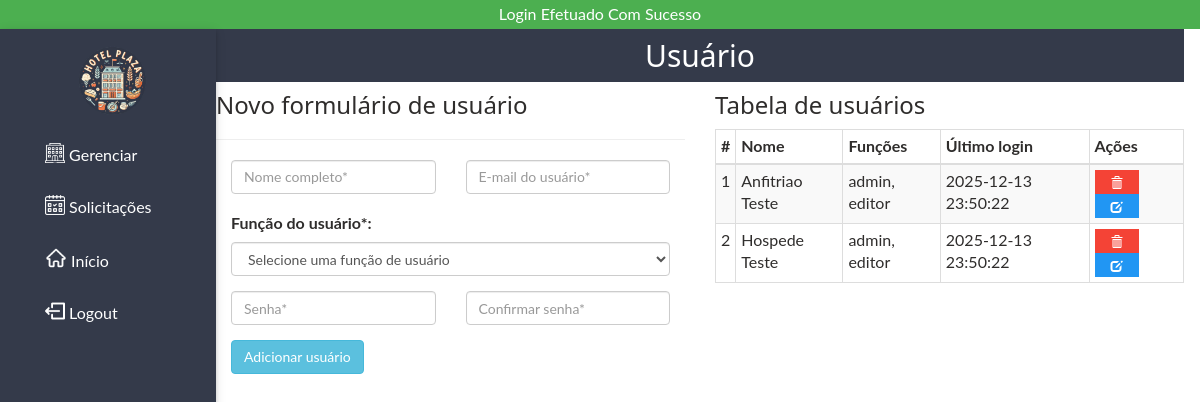
The page /admin/users.php (signed in) on the database its author committed.
### tables this page shows
CREATE TABLE IF NOT EXISTS users (
  id INT(11) NOT NULL AUTO_INCREMENT,
  full_name VARCHAR(255) NOT NULL,
  email VARCHAR(255) NOT NULL,
  telefone VARCHAR(11) NOT NULL,
  documento VARCHAR(11) NOT NULL,
  observacao VARCHAR(255) NULL,
  endereco VARCHAR(255) NULL,
  password VARCHAR(80) NOT NULL,
  join_date DATETIME NOT NULL DEFAULT CURRENT_TIMESTAMP,
  last_login DATETIME NOT NULL,
  permissions VARCHAR(255) NOT NULL,
  PRIMARY KEY (id)
);

### admin/users.php (the view, shortened to what this page needs)
<?php
require_once $_SERVER['DOCUMENT_ROOT'] . '/ht/core/core.php';
include 'includes/header.php';
include 'includes/navigation.php';
$sql = "SELECT * FROM users";
$result = $db->query($sql);
$row_count = 1;
$name = '';
$email = '';
?>
<div class="w3-container w3-main" style="margin-left:200px">
    <header class="w3-container" style="background-color:#343a4a;">
        <h2 class="text-center" style="color:white">Usuário</h2>
    </header>
    <div class="row">
        <div class="col-md-6">
            <h3 class="">Novo formulário de usuário</h3>
            <hr>
            <form action="users.php" method="POST" class="form" id="add_user">
                <div class="col-sm-6">
                    <div class="form-group">
                        <input type="text" value="<?= $name; ?>" name="name" class="form-control" placeholder="Nome completo*">
                    </div>
                </div>
                <div class="col-sm-6">
                    <div class="form-group">
                        <input type="email" value="<?= $email; ?>" name="email" class="form-control" placeholder="E-mail do usuário*">
                    </div>
                </div>
                <div class="col-sm-12">
                    <div class="form-group">
                        <label for="role">Função do usuário*:</label>
                        <select id="permission" name="role" class="form-control">
                            <option value="" selected>Selecione uma função de usuário</option>
                        </select>
                    </div>
                </div>
                <div class="col-sm-6 form-group">
                    <input type="password" name="password" class="form-control" placeholder="Senha*">
                </div>
                <div class="col-sm-6 form-group">
                    <input type="password" name="password2" class="form-control" placeholder="Confirmar senha*">
                </div>
                <div class="col-sm-12">
                    <input type="submit" class="btn btn-info" name="<?= (isset($_GET['edit'])) ? 'edit' : 'add'; ?>" value="<?= (isset($_GET['edit'])) ? 'Editar usuário' : 'Adicionar usuário'; ?>">
                </div>
            </form>
        </div>
        <div class="col-md-6">
            <h3>Tabela de usuários</h3>
            <table class="table table-striped table-condensed table-bordered">
                <thead>
                    <tr>
                        <th>#</th>
                        <th>Nome</th>
                        <th>Funções</th>
                        <th>Último login</th>
                        <th>Ações</th>
                    </tr>
                </thead>
                <tbody>
                    <?php while ($rows = mysqli_fetch_assoc($result)): ?>
                        <tr>
                            <td><?= $row_count++; ?></td>
                            <td><?= $rows['full_name']; ?></td>
                            <td><?= $rows['permissions']; ?></td>
                            <td><?= $rows['last_login']; ?></td>
                            <td>
                                <a href="users.php?delete=<?= $rows['id']; ?>" class="w3-btn w3-small w3-red"><span class="glyphicon glyphicon-trash"></span></a>
                                <a href="users.php?edit=<?= $rows['id']; ?>" class="w3-btn w3-small w3-blue"><span class="glyphicon glyphicon-edit"></span></a>
                            </td>
                        </tr>
                    <?php endwhile; ?>
                </tbody>
            </table>
        </div>
    </div>
</div>
</body>
</html>

### admin/css/w3.css (style rules this page uses)
* { -webkit-box-sizing:border-box;-moz-box-sizing:border-box;box-sizing:border-box }
html { -ms-text-size-adjust:100%;-webkit-text-size-adjust:100% }
body { margin:0 }
article,aside,details,figcaption,figure,footer,header,hgroup,main,menu,nav,section,summary { display:block }
a { -webkit-tap-highlight-color:transparent;background-color:transparent }
hr { -moz-box-sizing:content-box;box-sizing:content-box }
button,input,optgroup,select,textarea { color:inherit;font:inherit;margin:0 }
button,select { text-transform:none }
button,html input[type=button],input[type=reset],input[type=submit] { -webkit-appearance:button;cursor:pointer }
html,body { font-family:Verdana,sans-serif;font-size:15px;line-height:1.5 }
h1,h2,h3,h4,h5,h6,.w3-slim,.w3-wide { font-family:"Segoe UI",Arial,sans-serif }
h2 { font-size:30px }
h3 { font-size:24px }
h1,h2,h3,h4,h5,h6 { font-weight:400;margin:10px 0 }
hr { height:0;border:0;border-top:1px solid #eee;margin:20px 0 }
a { color:inherit }
table { border-collapse:collapse;border-spacing:0;width:100%;display:table }
table,th,td { border:none }
.w3-btn,.w3-btn-block { border:none;display:inline-block;outline:0;padding:6px 16px;vertical-align:middle;overflow:hidden;text-decoration:none !important;color:#fff;background-color:#000;text-align:center;cursor:pointer;white-space:nowrap }
.w3-btn,.w3-btn-floating,.w3-btn-floating-large { -webkit-touch-callout:none;-webkit-user-select:none;-khtml-user-select:none;-moz-user-select:none;-ms-user-select:none;user-select:none; }
.w3-navbar a,.w3-topnav a,.w3-sidenav a,.w3-dropnav a,.w3-pagination li a,.w3-hoverable tbody tr,.w3-btn,.w3-btn-floating,.w3-btn-floating-large,.w3-hover-opacity,.w3-hover-shadow,.w3-accordion-content a,.w3-dropdown-content a,.w3-dropdown-click:hover,.w3-dropdown-hover:hover,.w3-opennav,.w3-closenav,.w3-closebtn, .w3-hover-amber,.w3-hover-aqua,.w3-hover-blue,.w3-hover-light-blue,.w3-hover-brown,.w3-hover-cyan,.w3-hover-blue-grey,.w3-hover-green,.w3-hover-light-green,.w3-hover-indigo,.w3-hover-khaki,.w3-hover-lime,.w3-hover-orange,.w3-hover-deep-orange,.w3-hover-pink, .w3-hover-purple,.w3-hover-deep-purple,.w3-hover-red,.w3-hover-sand,.w3-hover-teal,.w3-hover-yellow,.w3-hover-white,.w3-hover-black,.w3-hover-grey,.w3-hover-light-grey,.w3-hover-dark-grey,.w3-hover-text-amber,.w3-hover-text-aqua,.w3-hover-text-blue,.w3-hover-text-light-blue, .w3-hover-text-brown,.w3-hover-text-cyan,.w3-hover-text-blue-grey,.w3-hover-text-green,.w3-hover-text-light-green,.w3-hover-text-indigo,.w3-hover-text-khaki,.w3-hover-text-lime,.w3-hover-text-orange,.w3-hover-text-deep-orange,.w3-hover-text-pink,.w3-hover-text-purple, .w3-hover-text-deep-purple,.w3-hover-text-red,.w3-hover-text-sand,.w3-hover-text-teal,.w3-hover-text-yellow,.w3-hover-text-white,.w3-hover-text-black,.w3-hover-text-grey,.w3-hover-text-light-grey,.w3-hover-text-dark-grey { -webkit-transition:all 0.3s ease;transition:all 0.3s ease }
.w3-main { transition:margin-left .4s }
.w3-container:after,.w3-row:after,.w3-row-padding:after,.w3-topnav:after,.w3-clear:after,.w3-btn-group:before,.w3-btn-group:after { content:"";display:table;clear:both }
.w3-small { font-size:12px !important }
.w3-container { padding:0.01em 16px }
.w3-blue,.w3-hover-blue:hover { color:#fff !important;background-color:#2196F3 !important }
.w3-red,.w3-hover-red:hover { color:#fff !important;background-color:#f44336 !important }

### admin/css/customs.css (style rules this page uses)
body { font: 400 15px Lato, sans-serif; line-height: 1.8; font-size: 16px; color:#2f2d2c; }

### rows shown on the page
users: full_name "Anfitriao Teste", permissions "admin, editor", last_login "2025-12-13 23:50:22"
users: full_name "Hospede Teste", permissions "admin, editor", last_login "2025-12-13 23:50:22"

### other values the page prints
$_SESSION['logged_in'] "Login Efetuado Com Sucesso"
